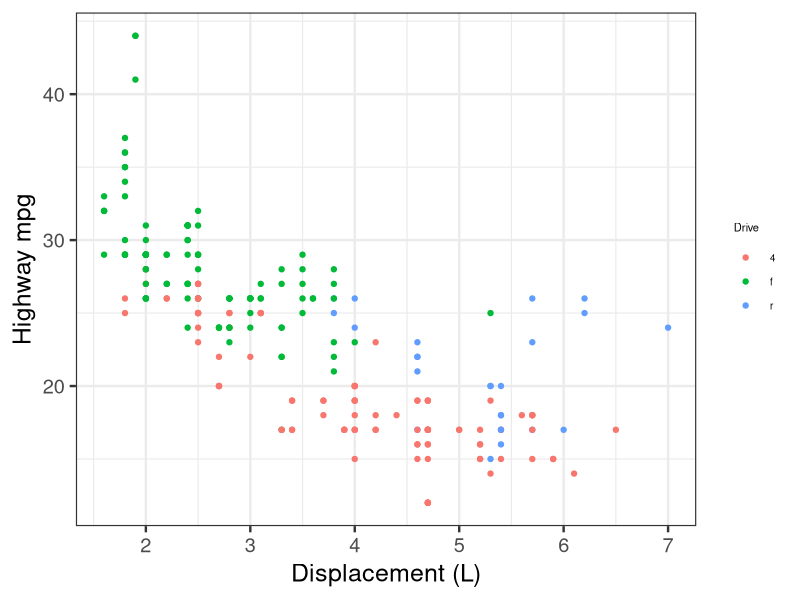

The R source for this figure:
library(ggplot2)

p <- ggplot(mpg, aes(displ, hwy, colour = drv)) +
  geom_point() +
  labs(x = "Displacement (L)", y = "Highway mpg", colour = "Drive") +
  guides(colour = guide_legend(theme = theme(legend.text = element_text(size = 7),
                                              legend.title = element_text(size = 8)))) +
  theme_bw(base_size = 18)
ggsave("drive.png", p, width = 7, height = 5, dpi = 300)
